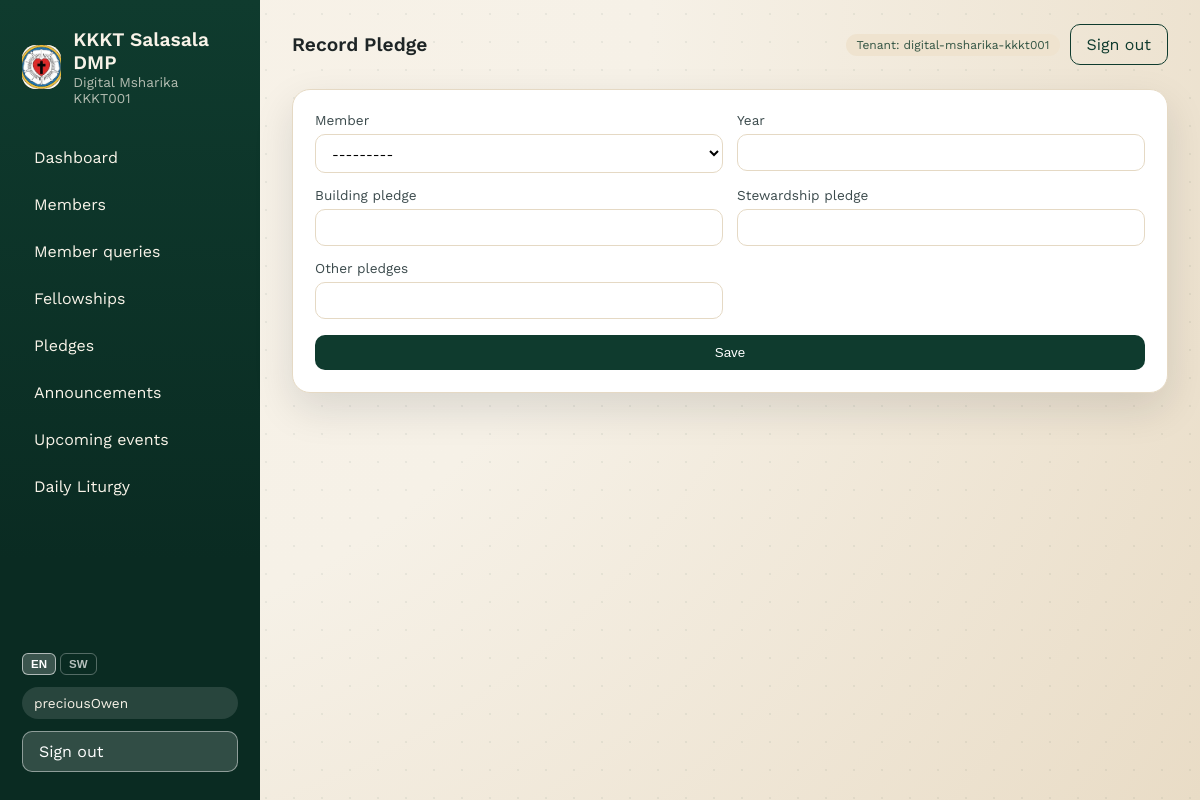
The page /pledges/add/ (signed in) on the database its author committed.
### tenants/models.py (models this page shows, shortened)
class Tenant(models.Model):
	name = models.CharField(max_length=200)
	slug = models.SlugField(unique=True)
	is_active = models.BooleanField(default=True)
	created_at = models.DateTimeField(auto_now_add=True)
	class Meta:
		ordering = ["name"]

### pledges/views.py (the view, shortened to what this page needs)
# urls.py: path("add/", views.PledgeCreateView.as_view(), name="create"),
class PledgeCreateView(TenantMixin, CreateView):
    model = Pledge
    form_class = PledgeForm
    template_name = "pledges/form.html"
    success_url = reverse_lazy("pledges:list")
    def get_form(self, form_class=None):
        form = super().get_form(form_class)
        tenant = self.get_tenant()
        if tenant:
            form.fields["member"].queryset = Member.objects.filter(tenant=tenant)
        return form
    def get_context_data(self, **kwargs):
        ctx = super().get_context_data(**kwargs)
        ctx["title"] = "Record Pledge"
        return ctx
    def dispatch(self, request, *args, **kwargs):
        if not self.is_admin():
            raise PermissionDenied
        return super().dispatch(request, *args, **kwargs)

### members/models.py (called while the page is built)
	def __str__(self) -> str:
		return f"{self.full_name} ({self.membership_no})"

### pledges/views.py (called while the page is built)
    def get_tenant(self):
        return getattr(self.request, "tenant", None)

    def is_admin(self):
        user = self.request.user
        return user.is_superuser or user.id == 1

### tenants/context_processors.py (called while the page is built)
def pending_applications(request):
    user = getattr(request, "user", None)
    tenant = getattr(request, "tenant", None)
    if not user or not user.is_authenticated or tenant is None:
        return {"pending_applications_count": 0}
    if not (user.is_superuser or user.id == 1):
        return {"pending_applications_count": 0}
    count = MemberApplication.objects.filter(
        tenant=tenant,
        status=MemberApplication.STATUS_PENDING,
    ).count()
    return {"pending_applications_count": count}

### templates/pledges/form.html (shortened to what this page needs)
{% extends 'base.html' %}
{% load i18n %}
{% block header %}{{ title|default:_('Pledge form') }}{% endblock %}
{% block content %}
<section class="card">
    {% if user.is_superuser or user.id == 1 %}
        <form method="post" class="form">
            <div class="form-grid">
                {% for field in form %}
                    <label>
                        <span>{{ field.label }}</span>
                        {{ field }}
                    </label>
                {% endfor %}
            </div>
            <button class="btn" type="submit">{% trans "Save" %}</button>
        </form>
    {% else %}
        <p class="muted">{% trans "You do not have permission to edit pledges." %}</p>
    {% endif %}
</section>
{% endblock %}

### templates/base.html (shortened to what this page needs)
{% load static i18n %}
{% get_current_language as LANGUAGE_CODE %}
<!DOCTYPE html>
<html lang="{{ LANGUAGE_CODE }}">
<head>
    <link rel="stylesheet" href="{% static 'css/app.css' %}" />
</head>
<body>
    <div class="page">
        {% if not hide_sidebar %}
        <aside class="sidebar" id="sidebar">
            <div class="brand">
                <div class="brand-mark">
                    <img src="/media/logo/kkkt-logo.jpg" alt="KKKT Salasala DMP logo" />
                </div>
                <div>
                    <div class="brand-title">KKKT Salasala DMP</div>
                    {% if request.tenant %}
                        <div class="brand-sub">{{ request.tenant.name }}</div>
                    {% endif %}
                </div>
            </div>
            <nav class="nav">
                {% if user.is_authenticated and user.is_superuser or user.is_authenticated and user.id == 1 %}
                    <a href="{% url 'home' %}">{% trans "Dashboard" %}</a>
                    <a href="{% url 'members:list' %}">{% trans "Members" %}</a>
                    <a href="{% url 'members:applications' %}">
                        {% trans "Member queries" %}
                    </a>
                    <a href="{% url 'fellowships:list' %}">{% trans "Fellowships" %}</a>
                    <a href="{% url 'pledges:list' %}">{% trans "Pledges" %}</a>
                    <a href="{% url 'content:announcements' %}">{% trans "Announcements" %}</a>
                    <a href="{% url 'content:upcoming-events' %}">{% trans "Upcoming events" %}</a>
                    <a href="{% url 'content:liturgy' %}">{% trans "Daily Liturgy" %}</a>
                {% endif %}
            </nav>
            <div class="sidebar-footer">
                <form action="{% url 'set_language' %}" method="post" class="lang-sw">
                    <button name="language" value="en" type="submit" class="lang-btn{% if LANGUAGE_CODE == 'en' %} active{% endif %}">EN</button>
                    <button name="language" value="sw" type="submit" class="lang-btn{% if LANGUAGE_CODE == 'sw' %} active{% endif %}">SW</button>
                </form>
                {% if user.is_authenticated %}
                    <div class="user-pill">{{ user.username }}</div>
                    <a class="btn ghost" href="{% url 'logout' %}">{% trans "Sign out" %}</a>
                {% else %}
                    <a class="btn" href="{% url 'login' %}">{% trans "Sign in" %}</a>
                {% endif %}
            </div>
        </aside>
        {% endif %}
        <div class="content">
            <header class="topbar">
                <div class="topbar-title">{% block header %}{% trans "Welcome" %}{% endblock %}</div>
                <div class="topbar-actions">
                    {% if request.tenant %}
                        <span class="badge">{% trans "Tenant" %}: {{ request.tenant.slug }}</span>
                    {% endif %}
                    {% if user.is_authenticated %}
                        <a class="btn ghost" href="{% url 'logout' %}">{% trans "Sign out" %}</a>
                    {% endif %}
                </div>
            </header>
            <main class="main">
                {% block content %}{% endblock %}
            </main>
        </div>
    </div>
</body>
</html>

### static/css/app.css (style rules this page uses)
:root { --ink: #1e2526; --ink-soft: #3b4a4c; --parchment: #f6f1e7; --sand: #efe3cf; --forest: #0f3b2e; --olive: #325443; --gold: #c7a35b; --rose: #f4d7c9; --card: #ffffff; --border: #e5d9c4; --shadow: 0 16px 40px rgba(18, 28, 29, 0.12); }
* { box-sizing: border-box; }
img, video, iframe { max-width: 100%; height: auto; }
body { margin: 0; font-family: "Work Sans", "Segoe UI", sans-serif; color: var(--ink); background: radial-gradient(circle at top left, #f8f2e8 0%, var(--parchment) 45%, #e9dcc6 100%); min-height: 100vh; }
body::before { content: ""; position: fixed; inset: 0; background-image: radial-gradient(rgba(15, 59, 46, 0.06) 1px, transparent 0); background-size: 28px 28px; pointer-events: none; z-index: 0; }
a { color: inherit; text-decoration: none; }
.page { display: flex; min-height: 100vh; position: relative; z-index: 1; width: 100%; max-width: 100vw; overflow-x: hidden; }
.sidebar { width: 260px; background: linear-gradient(180deg, var(--forest), #0a2b22 70%); color: #f8f3e8; padding: 28px 22px; display: flex; flex-direction: column; gap: 32px; }
.brand { display: flex; gap: 12px; align-items: center; }
.brand-mark { width: 44px; height: 44px; border-radius: 14px; background: var(--gold); color: #231b0f; font-weight: 700; display: grid; place-items: center; overflow: hidden; }
.brand-mark img { width: 100%; height: 100%; object-fit: cover; display: block; }
.brand-title { font-size: 1.2rem; font-weight: 600; }
.brand-sub { font-size: 0.85rem; opacity: 0.7; }
.nav { display: flex; flex-direction: column; gap: 8px; }
.nav a { padding: 10px 12px; border-radius: 12px; transition: all 0.2s ease; }
.sidebar-footer { margin-top: auto; display: flex; flex-direction: column; gap: 12px; }
.user-pill { background: rgba(255, 255, 255, 0.12); padding: 8px 12px; border-radius: 999px; font-size: 0.85rem; }
.content { flex: 1; padding: 24px 32px 48px; min-width: 0; max-width: 100%; }
.topbar { display: flex; align-items: center; justify-content: space-between; gap: 16px; margin-bottom: 24px; }
.topbar-title { font-size: 1.2rem; font-weight: 600; }
.topbar-actions { display: flex; align-items: center; gap: 10px; flex-wrap: wrap; justify-content: flex-end; }
.main { display: flex; flex-direction: column; gap: 24px; }
.card { background: var(--card); border-radius: 18px; padding: 22px; border: 1px solid var(--border); box-shadow: var(--shadow); overflow-wrap: anywhere; }
.badge { background: var(--sand); color: var(--olive); padding: 4px 10px; border-radius: 999px; font-size: 0.75rem; }
.btn { background: var(--forest); color: #fff; padding: 10px 16px; border-radius: 10px; border: none; cursor: pointer; display: inline-block; transition: transform 0.2s ease, box-shadow 0.2s ease; }
.btn.ghost { background: transparent; color: var(--forest); border: 1px solid var(--forest); }
input.input-number { text-align: right; }
.sidebar .btn.ghost { background: rgba(255, 255, 255, 0.16); color: #fff; border-color: rgba(255, 255, 255, 0.45); }
.form { display: flex; flex-direction: column; gap: 16px; }
.form-grid { display: grid; gap: 14px; grid-template-columns: repeat(2, minmax(220px, 1fr)); }
label span { display: block; font-size: 0.85rem; margin-bottom: 6px; color: var(--ink-soft); }
input, select, textarea { width: 100%; padding: 10px 12px; border-radius: 10px; border: 1px solid var(--border); background: #fff; font-family: inherit; }

### templates/base.html (style rules this page uses)
.lang-sw { display:flex; gap:4px; }
.lang-btn { background:transparent; border:1px solid rgba(255,255,255,.3); color:rgba(255,255,255,.7); border-radius:6px; padding:4px 8px; font-size:.72rem; font-weight:600; cursor:pointer; transition:all .2s; }
.lang-btn:hover, .lang-btn.active { background:rgba(255,255,255,.2); color:#fff; border-color:rgba(255,255,255,.6); }

### rows shown on the page
Tenant: tenant.name "Digital Msharika KKKT001", tenant.slug "digital-msharika-kkkt001"

### other values the page prints
{{ user.username }} "preciousOwen"
{{ title|default:_('Pledge form') }} "Record Pledge"
{{ field.label }} "Member" "Year" "Building pledge" "Stewardship pledge" "Other pledges"
